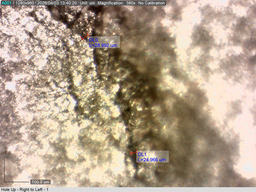
#> input picture images/0001.tif, 256 x 192 px, shrunk from 1280 x 960 before the run, found by its file name; its folder holds only this picture in this run
$ python test_iou_mfccd.py ../images/0001.tif ../images/0002.tif   (older library calls are emulated)
#> lines starting #> are read from the running program, lines starting #| are printed output that depends on the picture; after the words box and inside, x2 and y2 are one past the last pixel; in counts of white or black regions, pixels touching at a corner belong together
import argparse
import cv2
import numpy as np
import matplotlib.pyplot as plt
import pandas as pd

image_directory = "images"
annotations_directory = "images/annotated"
sigma_vals = np.linspace(36.0, 72.0, 10)
L_vals = (sigma_vals * 3 / 2).astype(np.uint8)


def setup_plot(image: str, annotated: str, templates: list[np.ndarray]) -> float | None:
    """
    Process each image and graphs IoU with the annotated image.
    """
#> called with image = '../images/0001.tif', annotated = '../images/0002.tif'
    img = cv2.imread(f"{image_directory}/{image}", cv2.IMREAD_GRAYSCALE)
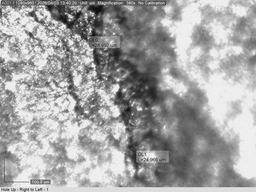
#> img: shape (192, 256); min 5, max 255, mean 163.7

    if img is None:
        print(f"Could not load {image}. Skipping.")
        return None

    # TODO
    # we should consider adjusting the thresholds and seeing which thresholds work best
    # potentially base this threshold off of the histogram!
    result = matched_filter(img, templates)

    if result is None:
        print("Matched filter returned None.")
        return None

    cleaned = ccd(result, int(result.size / 100))  # clean components less than 1%

    if cleaned is None:
        print("Connected component denoising returned None.")
        return None

    ann = cv2.imread(f"{annotations_directory}/{annotated}", cv2.IMREAD_GRAYSCALE)

    if ann is None:
        print(f"Could not load annotation {annotated}. No graph can be generated.")
        return None

    ann[ann != 0] = 255
    return calc_iou(cleaned, ann)


def generate_kernels(
    sigma: float = 2.0, L: int = 9, angle_step: int = 15
) -> list[np.ndarray]:
    """
    Generates zero-mean Gaussian matched filter kernels.
    """
    templates = []

    h_x = int(np.ceil(3 * sigma))
    h_y = int(np.ceil(L / 2))
    size = max(h_x, h_y) + 2
    # kernels SHOULD BE SQUARE, so the max size is defined either by 3 * sigma or L / 2
    # according to the original research paper

    # we use a meshgrid so we can efficiently slice existing coordinates from -size to
    # size + 1; THIS STILL RESULTS IN AN ODD BY ODD MATRIX!
    y, x = np.mgrid[-size : size + 1, -size : size + 1]

    for angle in range(0, 180, angle_step):
        theta = np.deg2rad(angle)

        # notice that the rotations for x and y are swapped
        # this is because we are using rows as y and cols as x
        x_rot = x * np.cos(theta) - y * np.sin(theta)
        y_rot = x * np.sin(theta) + y * np.cos(theta)

        # mask should only contain values within the 3 * sigma range (for x) and L / 2
        # range (for y)
        mask = (np.abs(x_rot) <= 3 * sigma) & (np.abs(y_rot) <= L / 2)

        kernel = np.zeros_like(x, dtype=np.float32)

        # 1D NEGATIVE Gaussian in x (trough / valley)
        kernel[mask] = -np.exp(-(x_rot[mask] ** 2) / (2 * sigma**2))

        mean_val = np.mean(kernel[mask])
        kernel[mask] = kernel[mask] - mean_val  # IMPORTANT for zero-mean
        # zero-mean Gaussians are Gaussians whose total value adds up to zero
        # this is because mean * number of elements = sum of elements in kernel
        # zero-mean filters are important to maintain gray-value intensity

        templates.append(kernel)

    return templates


def matched_filter(
    img: cv2.typing.MatLike, templates: list[np.ndarray], threshold: float = 0.50
) -> np.ndarray:
    """
    Applies all matched filter templates to an image and thresholds the response.
    """
#> called with threshold = 0.5
    # TODO
    # we should look into the size of this kernel
    # should it be 5x5? should we try a BIGGER kernel?
    # maybe downsample the image instead?
    img_blur = cv2.blur(img, (5, 5)).astype(np.float32)
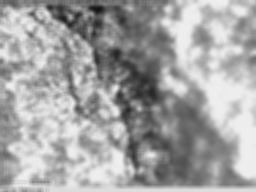
#> img_blur: shape (192, 256) float32; min 17, max 239, mean 163.7
    max_response = np.zeros_like(img_blur)

    for kernel in templates:
        response = cv2.filter2D(img_blur, cv2.CV_32F, kernel)

        # we update the max response to the maximum of ALL kernel convolutions
        max_response = np.maximum(max_response, response)
#> this loop made 12 passes
#> pass 1, in matched_filter, `response = cv2.filter2D(img_blur, cv2.CV_32F, kernel)`:
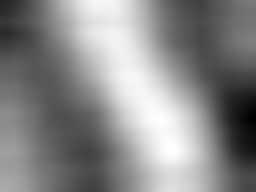
#> response: shape (192, 256) float32; min -199835.1, max 172750, mean -276.7; drawn with min black and max white
#> pass 1, in matched_filter, `max_response = np.maximum(max_response, response)`:
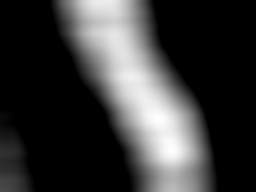
#> max_response: shape (192, 256) float32; min 0, max 172750, mean 38289.1; drawn with min black and max white
#> after the loop:
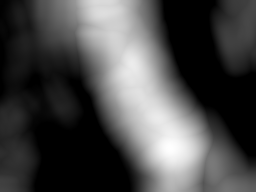
#> max_response: shape (192, 256) float32; min 0, max 186744.8, mean 53399.9; drawn with min black and max white

    dst_array = np.zeros_like(max_response)
    normalized_response = cv2.normalize(
        max_response, dst_array, 0.0, 1.0, cv2.NORM_MINMAX
    )
    _, binary_crack = cv2.threshold(
        normalized_response, threshold, 1.0, cv2.THRESH_BINARY
    )
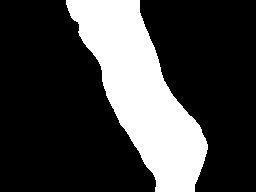
#> binary_crack: shape (192, 256) float32; values 0 (black) and 1 (white), 25.5% white; 1 white region, box (x1, y1, x2, y2) and area: (66, 0, 208, 192) 12519

    return (binary_crack * 255).astype(np.uint8)


def ccd(binary_image, min_size=50) -> np.ndarray:
    """
    Removes noise by filtering small connected components.
    """
#> called with min_size = 491
    num_labels, labels = cv2.connectedComponents(binary_image)
#> num_labels = 2

    cleaned = np.zeros_like(binary_image)
    for label in range(1, num_labels):
        component_mask = labels == label
        if np.sum(component_mask) < min_size:
            continue
        cleaned[component_mask] = 255

    return cleaned


def calc_iou(response: np.ndarray, ground_truth: np.ndarray) -> float:
    """
    Calculates Intersection over Union (IoU).
    """
    res_bool = response > 0
    gt_bool = ground_truth > 0

    intersection = np.logical_and(res_bool, gt_bool).sum()
    union = np.logical_or(res_bool, gt_bool).sum()

    if union == 0:
        return 0.0
    return float(intersection / union)


if __name__ == "__main__":
    parser = argparse.ArgumentParser(
        prog="Test IoU with Matched Filter and CCD",
        description="Tests the Intersection over Union using a combination of scale and"
        " crack length",
    )
    parser.add_argument(
        "image",
        help="Image name",
    )
    parser.add_argument(
        "annotated",
        help="Annotated image name",
    )
    parser.add_argument(
        "--values",
        help="only retrieve IoU results from scale-length combinations",
        action="store_true",
    )
    args = parser.parse_args()

    sigma_mesh, L_mesh = np.meshgrid(sigma_vals, L_vals)
    IoU_mesh = np.zeros_like(sigma_mesh, dtype=np.float32)

    for i in range(sigma_mesh.shape[0]):
        for j in range(sigma_mesh.shape[1]):
            current_sigma = sigma_mesh[i, j]
            current_L = int(L_mesh[i, j])
            templates = generate_kernels(sigma=current_sigma, L=current_L)
            IoU_mesh[i, j] = setup_plot(args.image, args.annotated, templates)

    if not args.values:
        fig = plt.figure(figsize=(10, 7))
        ax = fig.add_subplot(111, projection="3d")
        surf = ax.plot_surface(
            sigma_mesh, L_mesh, IoU_mesh, cmap="viridis", linewidth=0, antialiased=True
        )

        ax.set_title("IoU based on Sigma and L")
        ax.set_xlabel("Sigma (Scale)")
        ax.set_ylabel("L (Crack Length)")
        ax.set_zlabel("Intersection over Union")

        fig.colorbar(surf, shrink=0.5, aspect=5, label="IoU")
        plt.show()
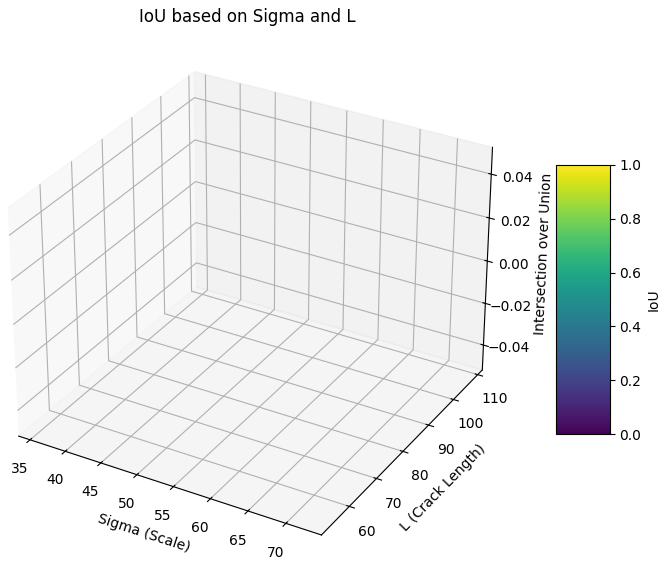
#> figure drawn by matplotlib, 2 panels

    else:
        df = pd.DataFrame(IoU_mesh, columns=sigma_vals, index=L_vals)
        print(df)
        df.to_csv(
            f"figures/matched-filter-iou-graph/{args.image[: args.image.find('.')]}_iou"
            "-values.csv"
        )
